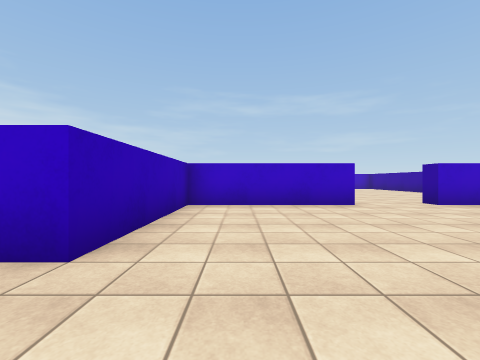
View 1 (above)

16 first-person views from a walk through a scene from a Unity 3-D project. The camera is 1.2 m above the floor, looks level and sees 90° across. Doors are open. The floor is counted in squares, 2 m on a side. Each view is taken from the middle of a square. On the plan, view 1 faces up. The plan holds only what a view shows up to about 9 squares ahead; the rest is blank. The place goes on beyond the plan. The player character is not drawn. Some animated figures are left out. Surface patterns are stand-ins for the level's own textures.

View 2
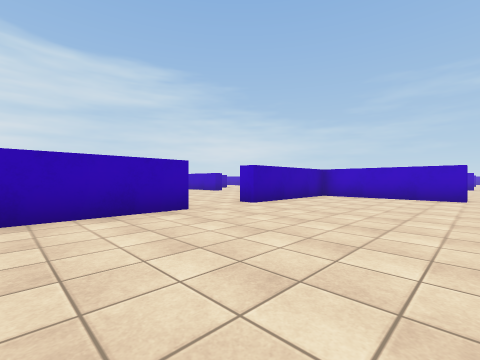

View 3
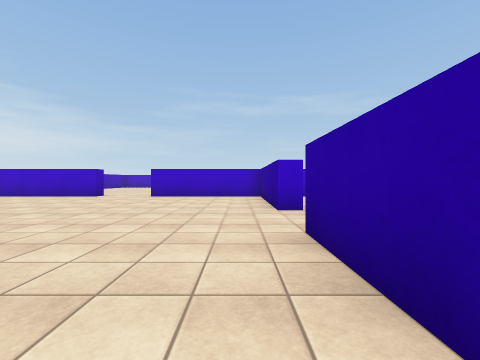

View 4
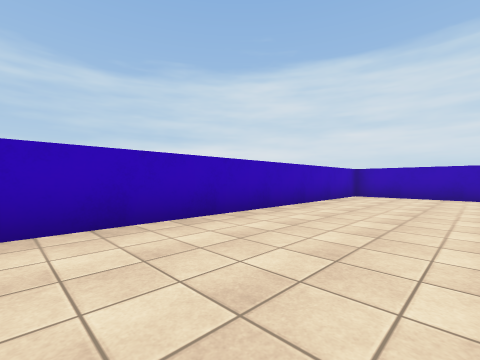

View 5
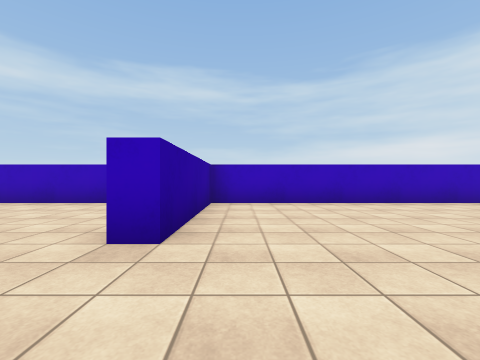

View 6
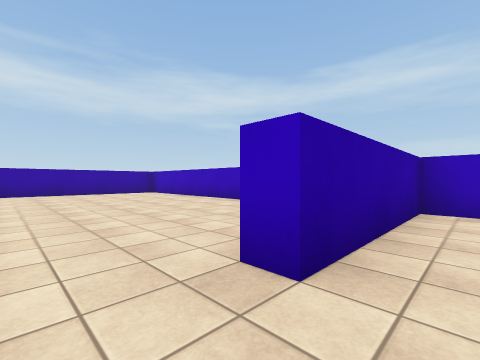

View 7
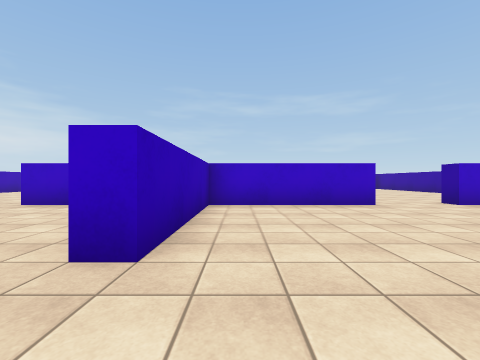

View 8
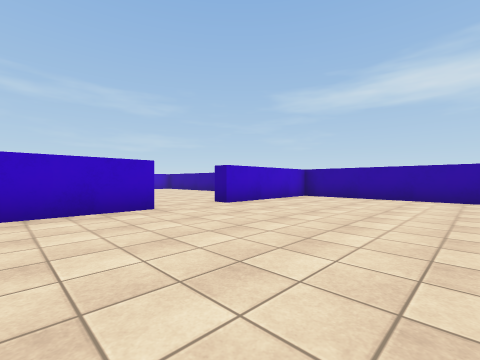

View 9
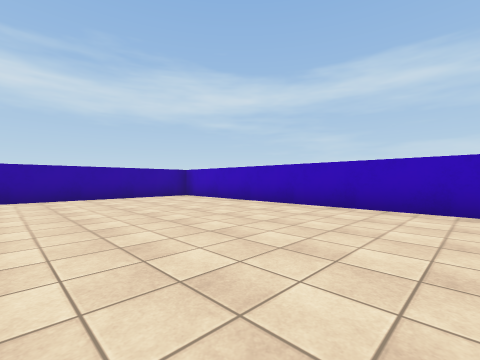

View 10
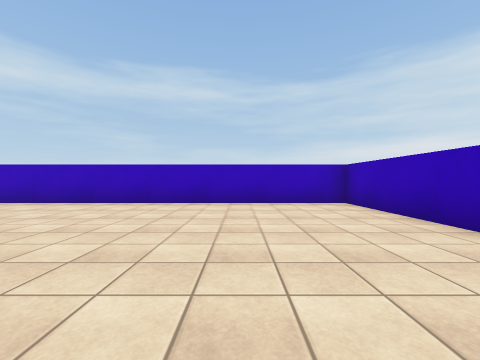

View 11
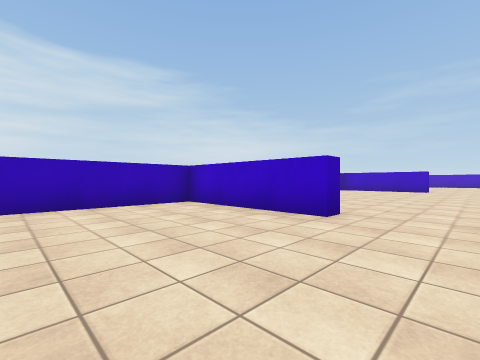

View 12
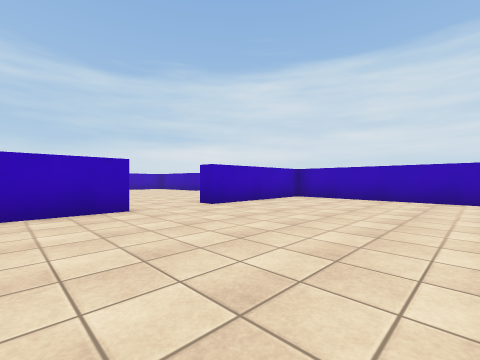

View 13
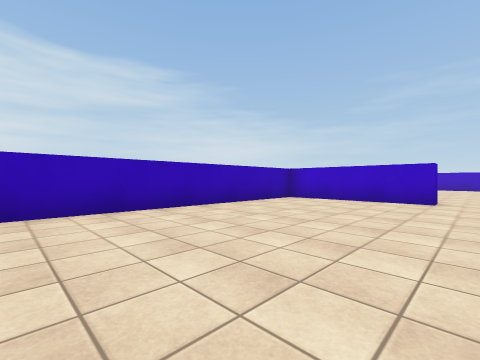

View 14
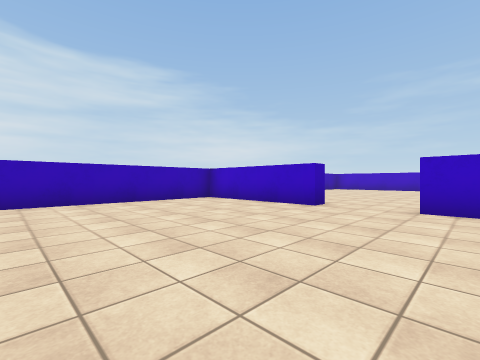

View 15
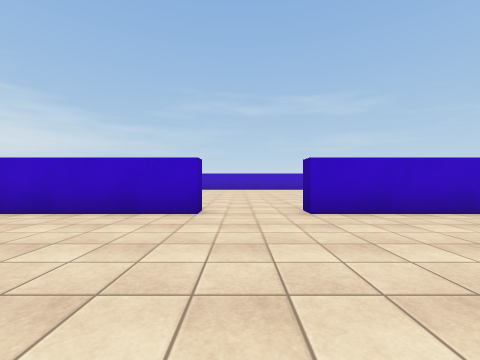

View 16
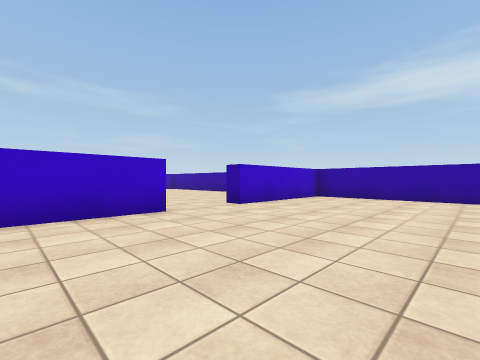

### Floor plan
Points are (right, up) in squares from view 1. A wall is a line through its corners. A room is listed if a view was taken in it or the views show most of it. See-through windows are left out.
Room 1 (views 1, 2, 3, 4, 5, 6)
walls: (8.8, 1.8) (8.8, 5.8) (4.8, 5.8); (2.8, 5.8) (-1.2, 5.8) (-1.2, 1.8); (-1.2, -0.2) (-1.2, -4.3) (8.8, -4.3) (8.8, -0.3)
ways out: open door at (9, 0.5) to room 2; open door at (-1.5, 0.5); open door at (3.5, 6)
Room 2 (views 7, 8, 9, 10, 11)
walls: (9.3, -0.8) (9.3, -4.3) (17.5, -4.3); (13.3, 5.8) (9.3, 5.8) (9.3, 1.8); (17.5, 5.8) (15.3, 5.8)
ways out: open door at (9, 0.5) to room 1; open door at (14.5, 6) to room 3
Room 3 (views 12, 13, 14, 15, 16)
walls: (15.3, 6.3) (17, 6.3); (13.3, 16.3) (9.3, 16.3) (9.3, 6.3) (13.3, 6.3); (17.5, 16.3) (15.3, 16.3)
ways out: open door at (14.5, 6) to room 2; open door at (14.5, 16.5)

Where each view was taken, in squares from view 1:
view 1: 0 up, 0 right, facing up
view 2: 3 down, 3 right, facing up-left
view 3: 3 down, 8 right, facing up
view 4: 1 down, 8 right, facing down-left
view 5: 2 up, 8 right, facing down
view 6: 1 up, 8 right, facing down-right
view 7: 0 up, 10 right, facing up
view 8: 1 up, 11 right, facing up-right
view 9: 1 up, 11 right, facing down-right
view 10: 2 up, 12 right, facing down
view 11: 2 up, 15 right, facing up-left
view 12: 11 up, 17 right, facing down-left
view 13: 9 up, 14 right, facing up-left
view 14: 11 up, 16 right, facing up-left
view 15: 12 up, 14 right, facing up
view 16: 12 up, 11 right, facing up-right
